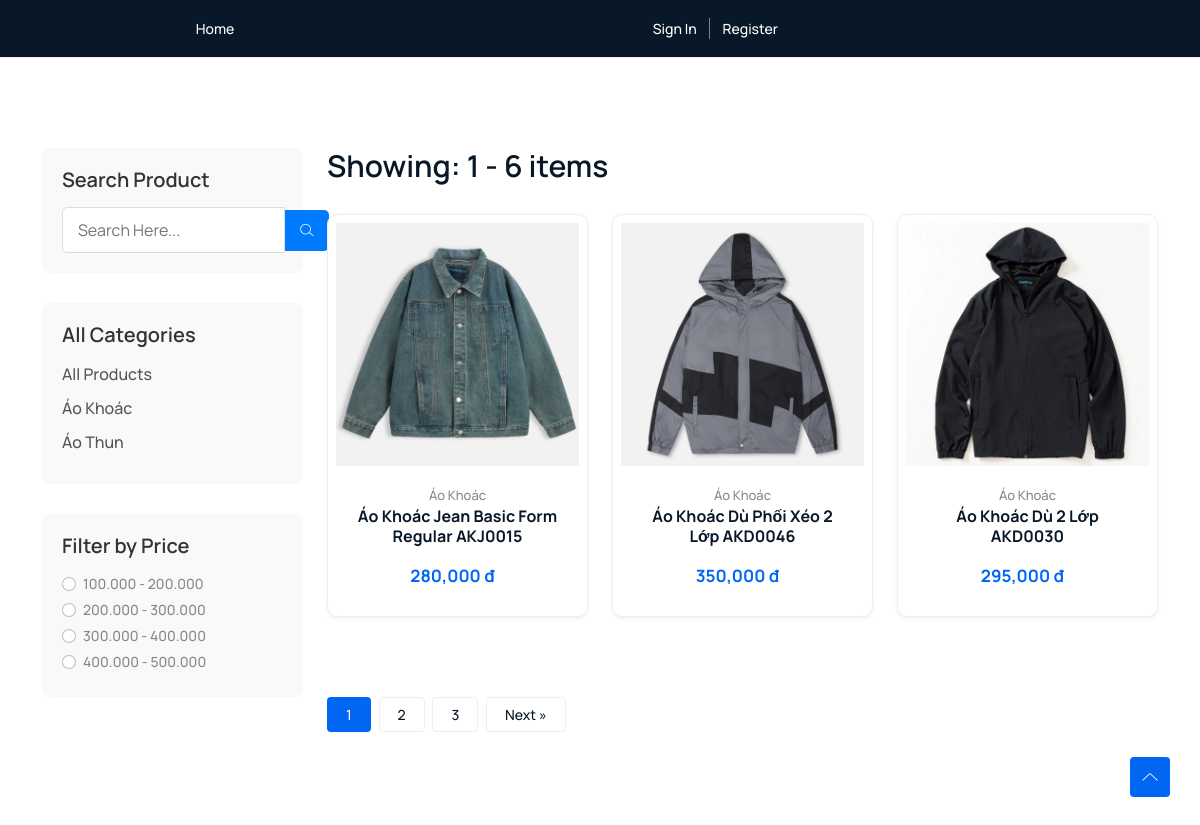
The page / on the database its author committed.
### category/models.py (models this page shows, shortened)
class Category(models.Model):
    name = models.CharField(max_length=255, unique=True)
    class Meta:
        db_table = 'category'

### product/models.py (models this page shows, shortened)
class Product(models.Model):
    title = models.CharField(max_length=150)
    slug = models.SlugField(unique=True, blank=True)
    size = models.CharField(max_length=50)
    color = models.CharField(max_length=50)
    image = models.ImageField(upload_to='products/', null=True, blank=True)
    description = models.TextField()
    price = models.DecimalField(max_digits=10, decimal_places=2)
    stock = models.IntegerField(validators=[MinValueValidator(1)])
    category = models.ForeignKey(Category, on_delete=models.CASCADE)
    class Meta:
        db_table = 'product'

### views/views.py (the view)
# urls.py: path('', index, name='index'),
def index(request):
    title = request.GET.get('title', '')
    page = request.GET.get('page', 1)
    page_size = request.GET.get('page_size', 3)
    category_name = request.GET.get('category')
    min_price = request.GET.get('min_price')
    max_price = request.GET.get('max_price')
    price_range = request.GET.get('price_range')  # dạng "100-500"
    if price_range:
        min_price, max_price = map(int, price_range.split('-'))
    result = ProductService.list_product(
        page=page,
        page_size=page_size,
        category_name=category_name,
        min_price=min_price,
        max_price=max_price,
        title=title
    )
    user_role = request.user.role if request.user.is_authenticated else None
    categories = Category.objects.all()
    context = {
        'categories': categories,
        'products': result['products'],
        'total_pages': result['total_pages'],
        'current_page': int(result['current_page']),
        'total_items': result['total_items'],
        'selected_category': category_name,
        'page_size': page_size,
        'min_price': min_price,
        'max_price': max_price,
        'range_total_pages': range(1, result['total_pages'] + 1),
        'user_role' : user_role
    }
    return render(request, 'index.html', context)

### views/templates/index.html (shortened to what this page needs)
{% load static %}
{% load humanize %}
<!DOCTYPE html>
<html class="no-js" lang="zxx">
<head>
    <link rel="stylesheet" href="{% static 'assets/css/bootstrap.min.css' %}" />
    <link rel="stylesheet" href="{% static 'assets/css/LineIcons.3.0.css' %}" />
    <link rel="stylesheet" href="{% static 'assets/css/tiny-slider.css' %}" />
    <link rel="stylesheet" href="{% static 'assets/css/glightbox.min.css' %}" />
    <link rel="stylesheet" href="{% static 'assets/css/main.css' %}" />
    <link rel="stylesheet" href="{% static 'assets/css/style.css' %}" />
</head>
<body>
    <header class="header navbar-area">
        <div class="topbar">
            <div class="container">
                <div class="row align-items-center">
                    <div class="col-lg-4 col-md-4 col-12">
                        <div class="top-middle">
                            <ul class="useful-links">
                                <li><a href="{% url 'index' %}">Home</a></li>
                            </ul>
                        </div>
                    </div>
                    <div class="col-lg-4 col-md-4 col-12">
                        <div class="top-end">
                            <ul class="user-login">
                                {% if user.is_authenticated %}
                                    <li>
                                        <a href="{% url 'logout' %}">Logout</a>
                                    </li>
                                    <li>
                                        <a href="{% url 'changepassword' %}">Change Password</a>
                                    </li>
                                    <li>
                                        <a href="{% url 'order-list' %}">Order List</a>
                                    </li>
                                {% else %}
                                    <li>
                                        <a href="{% url 'login' %}">Sign In</a>
                                    </li>
                                    <li>
                                        <a href="{% url 'register' %}">Register</a>
                                    </li>
                                {% endif %}
                            </ul>
                        </div>
                    </div>
                </div>
            </div>
        </div>
    </header>
    <section class="product-grids section">
        <div class="container">
            <div class="row">
                <div class="col-lg-3 col-12">
                    <div class="product-sidebar">
                        <div class="single-widget search">
                            <h3>Search Product</h3>
                            <form method="GET" action="">
                                <input type="text" name="title" placeholder="Search Here..." value="{{ request.GET.title|default:'' }}">
                                <button type="submit"><i class="lni lni-search-alt"></i></button>
                            </form>
                        </div>
                        <div class="single-widget">
                            <h3>All Categories</h3>
                            <ul class="list">
                                <li><a href="{% url 'index' %}">All Products</a></li>
                                {% for category in categories %}
                                    <li>
                                        <a href="?category={{ category.name }}{% if min_price %}&min_price={{ min_price }}{% endif %}{% if max_price %}&max_price={{ max_price }}{% endif %}">
                                            {% if selected_category == category.name %}
                                                <strong>{{ category.name }}</strong>
                                            {% else %}
                                                {{ category.name }}
                                            {% endif %}
                                        </a>
                                    </li>
                                {% endfor %}
                            </ul>
                        </div>
                        <form method="GET" action="">
                            <div class="single-widget condition">
                                <h3>Filter by Price</h3>
                                <div class="form-check">
                                    <input class="form-check-input" type="radio" name="price_range" value="100000-200000"
                                           onchange="this.form.submit()">
                                    <label class="form-check-label">
                                        100.000 - 200.000
                                    </label>
                                </div>
                                <div class="form-check">
                                    <input class="form-check-input" type="radio" name="price_range" value="200000-300000"
                                           onchange="this.form.submit()">
                                    <label class="form-check-label">
                                        200.000 - 300.000
                                    </label>
                                </div>
                                <div class="form-check">
                                    <input class="form-check-input" type="radio" name="price_range" value="300000-400000"
                                           onchange="this.form.submit()">
                                    <label class="form-check-label">
                                        300.000 - 400.000
                                    </label>
                                </div>
                                <div class="form-check">
                                    <input class="form-check-input" type="radio" name="price_range" value="400000-500000"
                                           onchange="this.form.submit()">
                                    <label class="form-check-label">
                                        400.000 - 500.000
                                    </label>
                                </div>
                            </div>
                        </form>
                    </div>
                </div>
                <div class="col-lg-9 col-12">
                    <div class="product-grids-head">
                        <div class="product-grid-topbar">
                            <div class="row align-items-center">
                                <div class="col-lg-7 col-md-8 col-12">
                                    <div class="product-sorting">
                                        <h3 class="total-show-product">Showing: <span>1 - 6 items</span></h3>
                                    </div>
                                </div>
                            </div>
                        </div>
                        <div class="tab-content" id="nav-tabContent">
                            <div class="tab-pane fade show active" id="nav-grid" role="tabpanel"
                                aria-labelledby="nav-grid-tab">
                                <div class="row">
                                    {% for product in products %}
                                    <div class="col-lg-4 col-md-6 col-12">
                                        <div class="single-product">
                                            <div class="product-image">
                                                <img src="{{ product.image.url }}" alt="{{ product.name }}">
                                            </div>
                                            <div class="product-info">
                                                <span class="category">{{ product.category.name }}</span>
                                                <h4 class="title">
                                                    <a href="{% url 'product_detail' slug=product.slug %}">{{ product.title }}</a>
                                                </h4>
                                                <div class="price">
                                                    <span>{{ product.price|floatformat:0|intcomma }} đ</span>
                                                </div>
                                            </div>
                                        </div>
                                    </div>
                                    {% empty %}
                                    <p>No products found.</p>
                                    {% endfor %}
                                </div>
                                <div class="row">
                                    <div class="col-12">
                                        <div class="pagination left">
                                            <ul class="pagination-list">
                                                {% for num in range_total_pages %}
                                                    <li {% if num == current_page %}class="active"{% endif %}>
                                                        <a href="?page={{ num }}">
                                                            {{ num }}
                                                        </a>
                                                    </li>
                                                {% endfor %}
                                                {% if current_page < total_pages %}
                                                    <li>
                                                        <a href="?page={{ current_page|add:"1" }}">Next »</a>
                                                    </li>
                                                {% endif %}
                                            </ul>
                                        </div>
                                    </div>
                                </div>
                            </div>
                        </div>
                    </div>
                </div>
            </div>
        </div>
    </section>
    <a href="#" class="scroll-top">
        <i class="lni lni-chevron-up"></i>
    </a>
</body>
</html>

### views/static/assets/css/style.css (style rules this page uses)
.single-widget.search { background: #f9f9f9; padding: 20px; margin-bottom: 30px; border-radius: 8px; }
.single-widget.search h3 { margin-bottom: 15px; font-size: 20px; color: #333; }
.single-widget.search form { display: flex; align-items: center; }
.single-widget.search input[type="text"] { flex: 1; padding: 10px 15px; border: 1px solid #ddd; border-radius: 5px 0 0 5px; font-size: 16px; }
.single-widget.search button { padding: 10px 15px; background-color: #007bff; border: none; border-radius: 0 5px 5px 0; color: white; cursor: pointer; transition: background-color 0.3s; }
.single-widget { background: #f9f9f9; padding: 20px; margin-bottom: 30px; border-radius: 8px; }
.single-widget h3 { margin-bottom: 15px; font-size: 20px; color: #333; }
.single-widget .list { list-style: none; padding: 0; margin: 0; }
.single-widget .list li { margin-bottom: 10px; display: flex; justify-content: space-between; align-items: center; }
.single-widget .list li a { color: #555; text-decoration: none; font-size: 16px; transition: color 0.3s; }
.single-product { background: #fff; border: 1px solid #eee; border-radius: 10px; overflow: hidden; transition: all 0.3s ease; box-shadow: 0 2px 5px rgba(0,0,0,0.05); margin-bottom: 30px; }
.product-image { position: relative; overflow: hidden; }
.product-image img { width: 100%; height: auto; transition: all 0.3s ease; }
.product-info { padding: 15px 20px; text-align: center; }
.product-info .category { display: block; font-size: 14px; color: #888; margin-bottom: 5px; }
.product-info .title a { font-size: 18px; font-weight: 600; color: #333; text-decoration: none; transition: color 0.3s; }
.price { margin-top: 10px; }
.price span { font-size: 18px; font-weight: 600; color: #333; margin-right: 10px; }

### rows shown on the page
Category: name "Áo Khoác"
Category: name "Áo Thun"
Product: image (picture), category.name "Áo Khoác", title "Áo Khoác Jean Basic Form Regular AKJ0015", price "280,000"
Product: image (picture), category.name "Áo Khoác", title "Áo Khoác Dù Phối Xéo 2 Lớp AKD0046", price "350,000"
Product: image (picture), category.name "Áo Khoác", title "Áo Khoác Dù 2 Lớp AKD0030", price "295,000"

### other values the page prints
{{ num }} "1" "2" "3"
